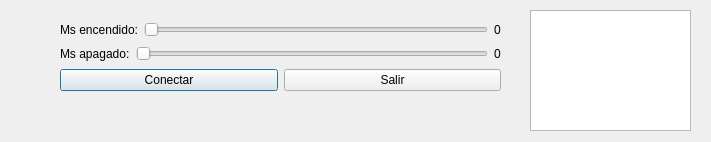
<?xml version="1.0" encoding="UTF-8"?>
<ui version="4.0">
 <class>Dialog</class>
 <widget class="QDialog" name="Dialog">
  <property name="geometry">
   <rect>
    <x>0</x>
    <y>0</y>
    <width>711</width>
    <height>142</height>
   </rect>
  </property>
  <property name="windowTitle">
   <string>Dialog</string>
  </property>
  <widget class="QWidget" name="layoutWidget">
   <property name="geometry">
    <rect>
     <x>60</x>
     <y>20</y>
     <width>441</width>
     <height>71</height>
    </rect>
   </property>
   <layout class="QVBoxLayout" name="verticalLayout">
    <item>
     <layout class="QHBoxLayout" name="horizontalLayout">
      <item>
       <widget class="QLabel" name="lb_encendido">
        <property name="text">
         <string>Ms encendido:</string>
        </property>
       </widget>
      </item>
      <item>
       <widget class="QSlider" name="hslider1">
        <property name="tracking">
         <bool>false</bool>
        </property>
        <property name="orientation">
         <enum>Qt::Horizontal</enum>
        </property>
       </widget>
      </item>
      <item>
       <widget class="QLabel" name="lb_valor1">
        <property name="text">
         <string>0</string>
        </property>
       </widget>
      </item>
     </layout>
    </item>
    <item>
     <layout class="QHBoxLayout" name="horizontalLayout_2">
      <item>
       <widget class="QLabel" name="lb_apagado">
        <property name="text">
         <string>Ms apagado:</string>
        </property>
       </widget>
      </item>
      <item>
       <widget class="QSlider" name="hslider2">
        <property name="tracking">
         <bool>false</bool>
        </property>
        <property name="orientation">
         <enum>Qt::Horizontal</enum>
        </property>
       </widget>
      </item>
      <item>
       <widget class="QLabel" name="lb_valor2">
        <property name="text">
         <string>0</string>
        </property>
       </widget>
      </item>
     </layout>
    </item>
    <item>
     <layout class="QHBoxLayout" name="horizontalLayout_3">
      <item>
       <widget class="QPushButton" name="pb_conectar">
        <property name="text">
         <string>Conectar</string>
        </property>
       </widget>
      </item>
      <item>
       <widget class="QPushButton" name="pb_salir">
        <property name="text">
         <string>Salir</string>
        </property>
       </widget>
      </item>
     </layout>
    </item>
   </layout>
  </widget>
  <widget class="QListWidget" name="listWidget">
   <property name="geometry">
    <rect>
     <x>530</x>
     <y>10</y>
     <width>161</width>
     <height>121</height>
    </rect>
   </property>
  </widget>
 </widget>
 <resources/>
 <connections>
  <connection>
   <sender>pb_salir</sender>
   <signal>clicked()</signal>
   <receiver>Dialog</receiver>
   <slot>accept()</slot>
   <hints>
    <hint type="sourcelabel">
     <x>447</x>
     <y>89</y>
    </hint>
    <hint type="destinationlabel">
     <x>247</x>
     <y>59</y>
    </hint>
   </hints>
  </connection>
 </connections>
</ui>
